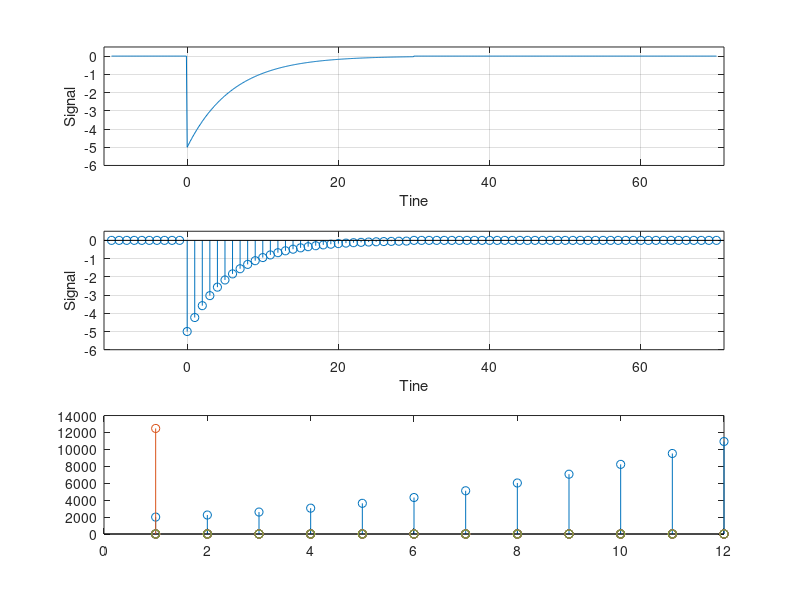

Source code (MATLAB): (Note: this script raises an error after producing the figure.)
%% Section A
%Q1
%i)
delta = @(x) (1)*(x==0);
t = (-3.5:3.5);
stem(t, delta(t-3))
axis([-4 4 -.5 1.5]);
grid on;
ylabel("Signal");
xlabel("Tine");

%ii)
step = @(x) (1)*(x>0);
stem(t, step(t+1))
axis([-4 4 -.5 1.5]);
grid on;
ylabel("Signal");
xlabel("Tine");

%iii)
x = @(n) cos(n*pi/5).*step(n);
t = (-1:(2*pi));
stem(t, x(t))
axis([-1 (2*pi) -1.5 1.5]);
grid on;
ylabel("Signal");
xlabel("Tine");

%iv)
x1 = @(n) x(n-3);
t = (-1:(2*pi)+3);
stem(t, x1(t))
axis([-1 (2*pi)+3 -1.5 1.5]);
grid on;
ylabel("Signal");
xlabel("Tine");

%v
x2 = @(n) x(-n);
t = (-(2*pi):1);
stem(t, x2(t))
axis([-(2*pi) 1 -1.5 1.5]);
grid on;
ylabel("Signal");
xlabel("Tine");

%Q2
%i)
t = (-10:70);
u = @(n) 1*(n<0);
y = @(n) 5.*exp(-n/2).*(u(n) - u(n-10));
stem(t, y(t));
axis([-11 71 -6 0.5]);
grid on;
ylabel("Signal");

%ii)
y1 = @(n) y(3*n);
stem(t, y1(t));
axis([-11 71 -6 0.5]);
grid on;
ylabel("Signal");
xlabel("Tine");

%iii)
y2 = @(n) y(n/3);
stem(t, y2(t));
axis([-11 71 -6 0.5]);
grid on;
ylabel("Signal");
xlabel("Tine");

%Q3
z = @(n) 5.*exp(-n/2).*(u(n) - u(n-10));
y3 = @(T) z(T/3);

t = (-10:0.1:70);
n = (-10:70);
%i)
subplot(3,1,1);
plot(t, z(t/3));
axis([-11 71 -6 0.5]);
grid on;
ylabel("Signal");
xlabel("Tine");

%ii)
subplot(3,1,2);
stem(n, y3(n));
axis([-11 71 -6 0.5]);
grid on;
ylabel("Signal");
xlabel("Tine");

subplot(3,1,3);
stem(n, y2(n));
axis([-11 71 -6 0.5]);
grid on;
ylabel("Signal");
xlabel("Tine");

%% Section B
%1)
x = @(n) n;
y0 = 2000;
y = @(x, y1) (x + y1)*1.02;

yn = zeros(12);
yn(1) = y0;

for t = 2:13    
    yn(t) = y(x(100), yn(t-1));%100$ per month + 2
end

stem(yn);

%2)
yn = zeros(12);
yn(1) = y0;
for t = 2:13    
    yn(t) = y(x(0), yn(t-1));
end

stem(yn);

%3)
yn = zeros(12);
yn(1) = y0;
for t = 2:13    
    yn(t) = y(x(100*t), yn(t-1));
end

stem(yn);

%% Section C
%1)


%2)
xc = @(T) cos(pi*T/5) + delta(T - 20) - delta(T - 35);
t = (1:45);
yc_4 = MAX_FILTER(xc(t), 4);
yc_8 = MAX_FILTER(xc(t), 8);
yc_12 = MAX_FILTER(xc(t), 12);
subplot(2,2,1);
plot(t,xc(t));
subplot(2,2,2);
stem(yc_4);
subplot(2,2,3);
stem(yc_8);
subplot(2,2,4);
stem(yc_12);

%% Section D
%1)
t = (1:10);
POWER(t);
ENERGY(t);
%2)
x = @(n) -3*(u(n+3) - u(n-4)).*n;
t = (-4:5);
subplot(1,1,1)
stem(t,x(t));

POWER(x(t))
ENERGY(x(t))

%%MATLAB Functions
function [OUT] = MAX_FILTER(x,N)
    len = length(x);
    OUT = zeros(len);
    OUT = x;
    for t = 1:N:len
        largest = 0;
        for n = t:t+N%find the largest value for every n points
            if n < len && x(n) > largest
                largest = x(n);
            end
        end
        if n < len
            OUT(t:t+N) = largest;%set the largest value across the range of t-N:t
        else
            OUT(t:len) = largest;
        end
    end
    
end 

function [p] = POWER(x)
   len = length(x);
   hold = zeros(len);
   hold = abs(x).^2;
   p = (1/(2*len))*sum(hold);
end

function [e] = ENERGY(x)
   len = length(x);
   hold = zeros(len);
   hold = abs(x).^2;
   e = sum(hold);
end